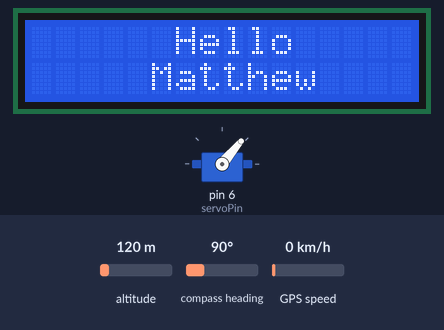
A sketch run on a simulated Arduino Nano, built with avr-gcc and run on an emulated ATmega328P. Shown: servo, 16×2 character LCD. Inputs (shaded band) come from the test bench; at power-on: altitude 120 m, compass heading 90°, GPS speed 0 km/h. The GPS gets a fix after 3 s at 37.7749, -122.4194 with 8 satellites.

Above: at 0.7 s.
At 5.7 s:
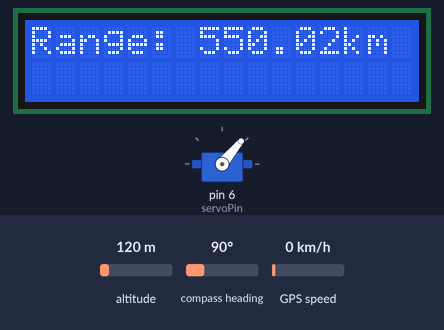

Measured:
- what the display in image 0 shows lasts 5.0 s, from 0.6 s to 5.6 s

The sketch:

ReverseGeo.ino
```cpp
// (licence header left out)
#include <math.h>
#include <LiquidCrystal.h>
#include <Adafruit_GPS.h>
#include <SoftwareSerial.h>

//GPS
SoftwareSerial mySerial(9,10);
Adafruit_GPS GPS(&mySerial);
#define GPSECHO false                             //make true to debug GPS
boolean usingInterrupt = false;
void useInterrupt(boolean);

//Servo
#include <Servo.h>
Servo servoLatch;

//Declarations
const float deg2rad = 0.01745329251994;
const float rEarth = 6370.0;                                             // can replace with 3958.75 mi, 6370.0 km, 3440.06 NM, or 6371000.0m
float range = 3000;                                                      // distance from HERE to THERE
String here;                                                             // read from GPS

// initialize the library with the numbers of the interface pins
LiquidCrystal lcd(0, 1, 5, 4, 3, 2);                                     //Pins here are 0, 1 for the nano which are tx and rx

int gpsWasFixed = HIGH;                                                  // did the GPS have a fix?
int ledFix = 7;                                                          // pin for fix LED (not implemented on V1
int servoPin = 6;                                                        // pin for servo
int servoLock = 50;                                                      // angle (deg) of "locked" servo
int servoUnlock = 160;                                                   // angle (deg) of "unlocked" servo

//String there = "N38 51.409, W077 01.328";                              //Desired Location goes here. Make sure you use the same syntax and number of characters
                                                                         //google maps outputs this 37°57'37.8"N 121°59'14.1"W, should be this N37 57.378, W121 59.141
String there = "N34 07.131, W118 18.023";                                //Sun dial at griffith observatory, LA

//String there = "N37 57.430, W121 59.175";                              // Near Kyles house at Wharton Way, Concord, CA


void setup()
{
  servoLatch.attach(servoPin);
  servoLatch.write(servoLock);
  delay(500);
  servoLatch.detach();
  lcd.begin(16, 2);

  GPS.begin(9600);
  GPS.sendCommand(PMTK_SET_NMEA_OUTPUT_RMCGGA);                          // RMC (recommended minimum) and GGA (fix data) including altitude
  GPS.sendCommand(PMTK_SET_NMEA_UPDATE_1HZ);                             // 1 Hz update rate can be faster but there is no need with this application
  useInterrupt(true);                                                    // reads the steaming data in a background

  lcd.begin(16, 2);
  lcd.setCursor(6,0);
  lcd.println("Hello     ");
  lcd.setCursor(5,1);
  lcd.println("Matthew           ");
  delay(5000);

}

void loop(){
  // Parse GPS and recalculate RANGE
  if (GPS.newNMEAreceived()) {
    if (!GPS.parse(GPS.lastNMEA()))                                      // also sets the newNMEAreceived() flag to false
      return;                                                            // We can fail to parse a sentence in which case we should just wait for another
  }
    if (GPS.fix) {
    gpsWasFixed = HIGH;
    digitalWrite(ledFix, HIGH);


    here = gps2string ((String) GPS.lat, GPS.latitude, (String) GPS.lon, GPS.longitude);
    range = haversine(string2lat(here), string2lon(here), string2lat(there), string2lon(there));

    /*
    Serial.print("Here: ");                                        //for GPS debug
    Serial.print(here);
    Serial.print("There: ");
    Serial.println(there);
    Serial.print("Range: ");
    Serial.print(range);
    Serial.println("km");
    */

    lcd.clear();                                                     //Displays range information on LCD screen
    lcd.print("Range: ");
    lcd.print(range);
    lcd.print("km");

    delay(1000);
  }
  else {                                                              //No GPS fix- take box outside

    lcd.setCursor(0,0);
    lcd.print("Take me outside!");
    lcd.setCursor(0,1);
    lcd.print("Locking Sat...");
    delay(200);
  }

  if (range < 0.10){
    servoLatch.attach(servoPin);
    servoLatch.write(servoUnlock);
    delay(1000);
    lcd.clear();
    lcd.setCursor(0,0);
    lcd.print("You found it! ");
    servoLatch.detach();
    delay(100000);
  }
}


SIGNAL(TIMER0_COMPA_vect) {
  // Interrupt is called once a millisecond, looks for any new GPS data, and stores it
  char c = GPS.read();
  if (GPSECHO)
    if (c) UDR0 = c;
}

void useInterrupt(boolean v) {
  if (v) {
    OCR0A = 0xAF;
    TIMSK0 |= _BV(OCIE0A);
    usingInterrupt = true;
  } else {
    TIMSK0 &= ~_BV(OCIE0A);
    usingInterrupt = false;
  }
}

String int2fw (int x, int n) {
  // returns a string of length n (fixed-width)
  String s = (String) x;
  while (s.length() < n) {
    s = "0" + s;
  }
  return s;
}

String gps2string (String lat, float latitude, String lon, float longitude) {
  // returns "Ndd mm.mmm, Wddd mm.mmm";
  int dd = (int) latitude/100;
  int mm = (int) latitude % 100;
  int mmm = (int) round(1000 * (latitude - floor(latitude)));
  String gps2lat = lat + int2fw(dd, 2) + " " + int2fw(mm, 2) + "." + int2fw(mmm, 3);
  dd = (int) longitude/100;
  mm = (int) longitude % 100;
  mmm = (int) round(1000 * (longitude - floor(longitude)));
  String gps2lon = lon + int2fw(dd, 3) + " " + int2fw(mm, 2) + "." + int2fw(mmm, 3);
  String myString = gps2lat + ", " + gps2lon;
  return myString;
};
/*
float string2radius (String myString) {
  // returns a floating-point number: e.g. String myString = "Radius: 005.1 NM";
  float r = ((myString.charAt(8) - '0') * 100.0) + ((myString.charAt(9) - '0') * 10.0) + ((myString.charAt(10) - '0') * 1.0) + ((myString.charAt(12) - '0') * 0.10);
  return r;
};*/

float string2lat (String myString) {
  // returns radians: e.g. String myString = "N38 58.892, W076 29.177";
  float lat = ((myString.charAt(1) - '0') * 10.0) + (myString.charAt(2) - '0') * 1.0 + ((myString.charAt(4) - '0') / 6.0) + ((myString.charAt(5) - '0') / 60.0) + ((myString.charAt(7) - '0') / 600.0) + ((myString.charAt(8) - '0') / 6000.0) + ((myString.charAt(9) - '0') / 60000.0);
  //Serial.print("float lat: ");
  //Serial.println(lat);
  lat *= deg2rad;
  if (myString.charAt(0) == 'S')
    lat *= -1;                                                           // Correct for hemisphere
  return lat;
};

float string2lon (String myString) {
  // returns radians: e.g. String myString = "N38 58.892, W076 29.177";
  float lon = ((myString.charAt(13) - '0') * 100.0) + ((myString.charAt(14) - '0') * 10.0) + (myString.charAt(15) - '0') * 1.0 + ((myString.charAt(17) - '0') / 6.0) + ((myString.charAt(18) - '0') / 60.0) + ((myString.charAt(20) - '0') / 600.0) + ((myString.charAt(21) - '0') / 6000.0) + ((myString.charAt(22) - '0') / 60000.0);
  //Serial.print("float lon: ");
  //Serial.println(lon);
  lon *= deg2rad;
  if (myString.charAt(12) == 'W')
    lon *= -1;                                                           // Correct for hemisphere
  return lon;
};


float haversine (float lat1, float lon1, float lat2, float lon2) {
  // returns the great-circle distance between two points (radians) on a sphere
  float h = sq((sin((lat1 - lat2) / 2.0))) + (cos(lat1) * cos(lat2) * sq((sin((lon1 - lon2) / 2.0))));
  float d = 2.0 * rEarth * asin (sqrt(h));
  //Serial.println(d);
  return d;

};
```
